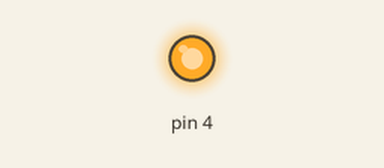
Recording of a sketch running on a simulated Arduino Mega 2560, built with avr-gcc and run on an emulated ATmega2560. On the bench: output pins drawn as LEDs (lit = HIGH).

Above: at 0.1 s.
Timing chart, 0 to 1.6 s (numbered marks = the images above):
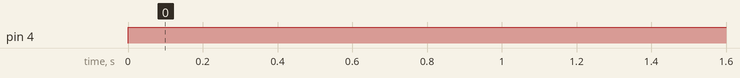

The sketch:

i2c.ino
```cpp
// (licence header left out)
#include <Wire.h>

// Set I2C bus to use: Wire, Wire1, etc.
#define WIRE Wire

void setup() {
  WIRE.begin();

  Serial1.begin(9600);
  Serial1.println("\nI2C Scanner");

  pinMode(4, OUTPUT);
}


void loop() {
  byte error, address;
  int nDevices;

  Serial1.println("Scanning...");
  nDevices = 0;
  digitalWrite(4, HIGH);
  for(address = 1; address < 255; address++ )
  {
    // The i2c_scanner uses the return value of
    // the Write.endTransmisstion to see if
    // a device did acknowledge to the address.
    WIRE.beginTransmission(address);
    error = WIRE.endTransmission();

    if (error == 0)
    {
      Serial1.print("I2C device found at address 0x");
      if (address<16)
        Serial1.print("0");
      Serial1.print(address,HEX);
      Serial1.println("  !");

      nDevices++;
    }
    else if (error==4)
    {
      Serial1.print("Unknown error at address 0x");
      if (address<16)
        Serial1.print("0");
      Serial1.println(address,HEX);
    }
  }
  if (nDevices == 0)
    Serial1.println("No I2C devices found\n");
  else
    Serial1.println("done\n");
  delay(5000);           // wait 5 seconds for next scan
}
```

Measured:
- by itself, pin 4: LOW → HIGH at 0.00 s
